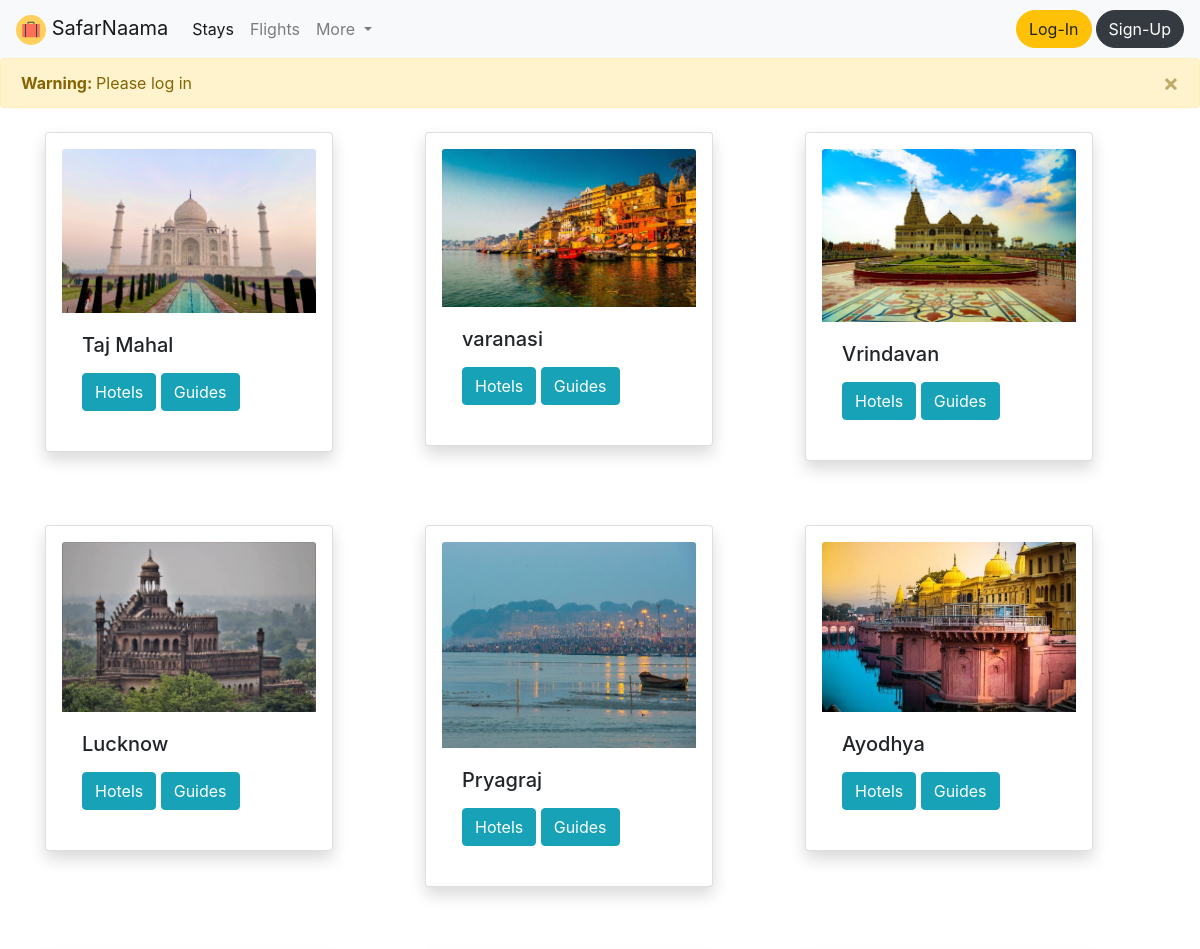
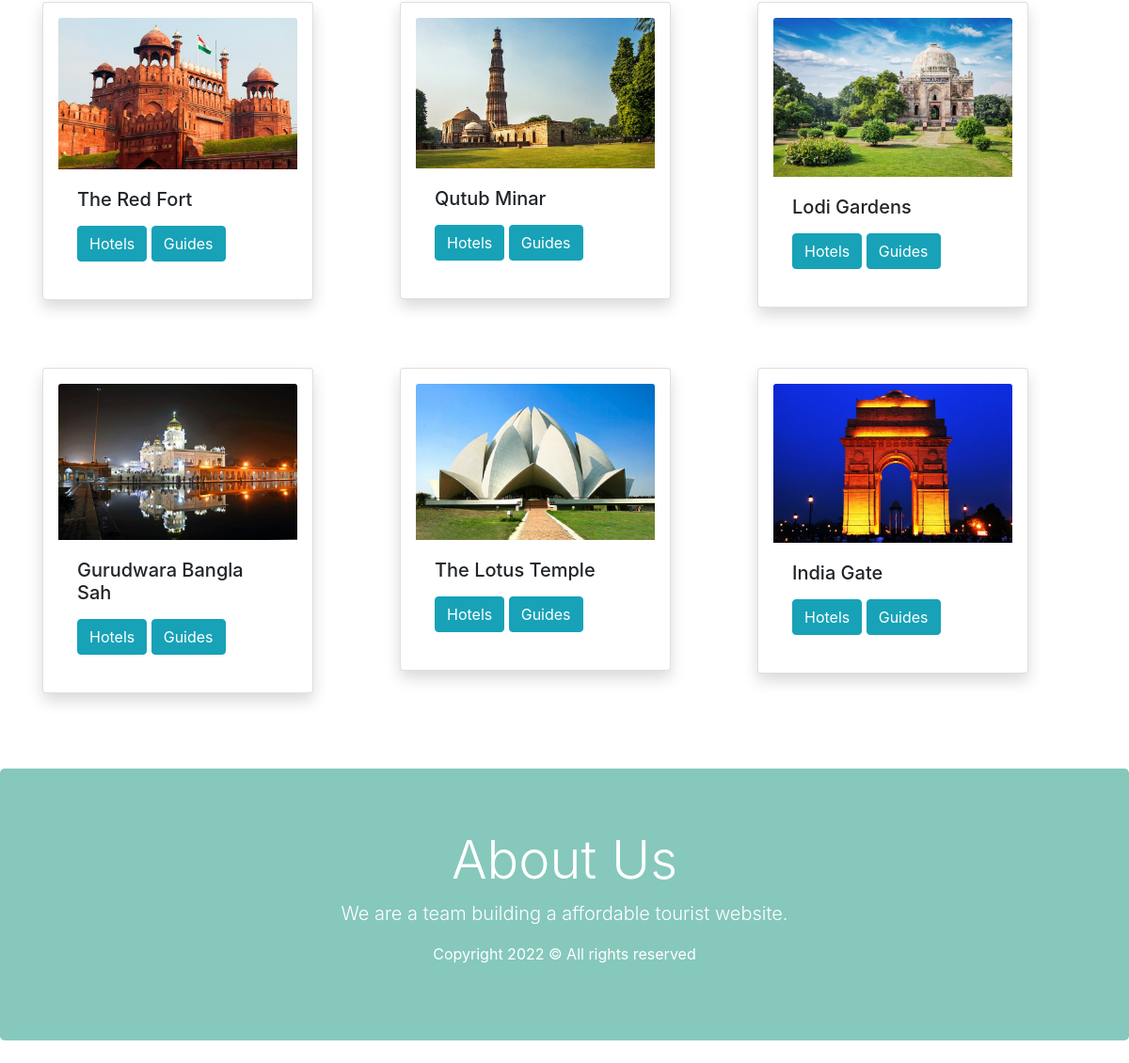
The page /destinations on the database its author committed (2 pictures, top to bottom).
### home/models.py (models this page shows)
class Image(models.Model):
    title = models.CharField(max_length=20)
    photo = models.ImageField(upload_to='pics')
    state = models.CharField(max_length=40 , default="no state", blank = True , null=True)

### home/views.py (the view)
# urls.py: path('destinations', views.index , name = "destinations"),
def index(request):
    data = Image.objects.all()
    print("->" ,data.values())
    context = {
        'data' : data
    }
    return render(request,"display.html", context)

### home/templates/display.html (shortened to what this page needs)
{% extends 'base.html'%}
{% load static %}
  {% block body%}
    <div class ="container">
      <div class="row ">
          {% for x in data %}
          <div class="col-sm my-2">
              <div class="card shadow p-3 mb-5 bg-white rounded  rounded" style="width: 18rem;">
                <img class="card-img-top" src="{{ x.photo.url }}" alt="Card image cap">
                <div class="card-body">
                  <h5 class="card-title" border>{{ x.title }}</h5>
                  <a href='/hotels' class="btn btn-info my-1"   > Hotels</a>
                    <a href='/guides' class="btn btn-info my-1">Guides </a>
                </div>
              </div>
          </div>
          {% endfor %}
        </div>
    </div>
 {% endblock body %}

### home/templates/base.html (shortened to what this page needs)
{% load static %}
<!doctype html>
<html lang="en">
<head>
  <link rel="stylesheet" href="https://cdn.jsdelivr.net/npm/bootstrap@4.0.0/dist/css/bootstrap.min.css"
>
  <link rel="stylesheet" href="https://stackpath.bootstrapcdn.com/bootstrap/4.4.1/css/bootstrap.min.css"
>
  <link rel="stylesheet" href="https://use.fontawesome.com/releases/v5.1.0/css/all.css"
>
</head>
<body>
  <nav class="navbar navbar-expand-lg navbar-light bg-light">
    <a class="navbar-brand" href="/">
      <img src="{%static 'logo.svg'%}" width="30" height="30" alt=""> SafarNaama
    </a>
    <div class="collapse navbar-collapse" id="navbarSupportedContent">
      <ul class="navbar-nav mr-auto">
        <li class="nav-item active">
          <a class="nav-link" href="/hotels">Stays</a>
        </li>
        <li class="nav-item">
          <a class="nav-link" href="#">Flights</a>
        </li>
        <li class="nav-item dropdown">
          <a class="nav-link dropdown-toggle" href="#" id="navbarDropdown" role="button" data-toggle="dropdown"
            aria-haspopup="true" aria-expanded="false">
            More{% comment %} <img src="{%static 'plus.png'%}" width="30" height="30" alt=""> {% endcomment %}
          </a>
        </li>
      </ul>
      {% if user.is_authenticated %}
      <ul class="navbar-nav">
        <li class="nav-item dropdown">
          <a class="nav-link dropdown-toggle" href='#' id="navbarDropdown" role="button" data-toggle="dropdown"> Welcome
            <img src="{%static 'user.png'%}" width="30" height="30" alt="">  </a>
          <div class="dropdown-menu" aria-labelledby="navbarDropdown">
            <a class="dropdown-item" href="/logout">Logout</b></a>
            <a class="dropdown-item" href="/userbookings">Your Bookings</a>
          </div>
        </li>
      </ul>
    </div>
    {% else %}
    <button type="button" class="btn btn-warning text-right mx-1 rounded-pill" data-toggle="modal"
      data-target="#loginModal">Log-In</button>
    <button type="button" class="btn btn-dark text-right rounded-pill" data-toggle="modal"
      data-target="#signupModal">Sign-Up</button>
    {% endif %}
    </div>
  </nav>
  {% if not user.is_authenticated %}
  <div class="alert alert-warning alert-dismissible fade show" role="alert">
    <strong>Warning: </strong> Please log in
    <button type="button" class="close" data-dismiss="alert" aria-label="Close">
      <span aria-hidden="true">&times;</span>
    </button>
  </div>
  {% endif %}
  {% block body %}
  {% endblock body %}
  <div class="jumbotron my-4 text-center" style="background-color : #86C8BC; color : white;">
    <h4 class="display-4">About Us</h1>
      <p class="lead">We are a team building a affordable tourist website.</p>
      <p>Copyright 2022 &copy; All rights reserved</p>
  </div>
</body>
</html>

### home/templates/base.html (style rules this page uses)
body { margin: 0; font-family: -apple-system, BlinkMacSystemFont, 'Segoe UI', 'Roboto', 'Oxygen', 'Ubuntu', 'Cantarell', 'Fira Sans', 'Droid Sans', 'Helvetica Neue', sans-serif; -webkit-font-smoothing: antialiased; -moz-osx-font-smoothing: grayscale; }

### rows shown on the page
Image: photo (picture), title "Taj Mahal"
Image: photo (picture), title "varanasi"
Image: photo (picture), title "Vrindavan"
Image: photo (picture), title "Lucknow"
Image: photo (picture), title "Pryagraj"
Image: photo (picture), title "Ayodhya"
Image: photo (picture), title "The Red Fort"
Image: photo (picture), title "Qutub Minar"
Image: photo (picture), title "Lodi Gardens"
Image: photo (picture), title "Gurudwara Bangla Sah"
Image: photo (picture), title "The Lotus Temple"
Image: photo (picture), title "India Gate"
